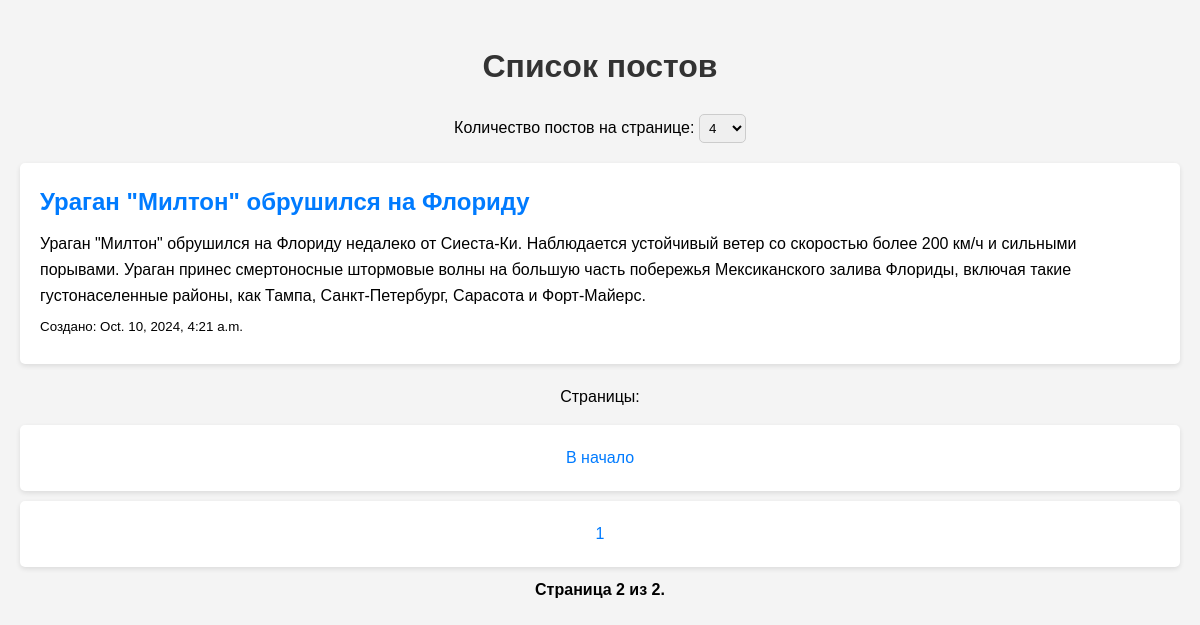
Screenshot of /?page=2&page_size=4 with the database file from the repository.
### pagin/models.py (models this page shows)
class Post(models.Model):
    title = models.CharField(max_length=255)
    content = models.TextField()
    created_at = models.DateTimeField(auto_now_add=True)

### pagin/views.py (the view)
# urls.py: path('', post_list),
def post_list(request):
    posts = Post.objects.all().order_by('-created_at')
    page_size = request.GET.get('page_size', 4)
    paginator = Paginator(posts, page_size)
    page_number = request.GET.get('page')
    page_posts = paginator.get_page(page_number)
    context = {
        'page_posts': page_posts,
        'page_size': page_size
    }
    return render(request, 'post_list.html', context)

### templates/post_list.html (shortened to what this page needs)
<!DOCTYPE html>
{% load static %}
<html lang="en">
<head>
    <link rel="stylesheet" href="{% static 'styles.css' %}">
</head>
<body>
    <h1>Список постов</h1>
    <form method="GET" action="">
        <label for="page_size">Количество постов на странице:</label>
        <select name="page_size" id="page_size" onchange="this.form.submit()">
            <option value="4" {% if page_size == 4 %}selected{% endif %}>4</option>
        </select>
    </form>
    <ul>
        {% for post in page_posts %}
            <li>
                <h2>{{ post.title }}</h2>
                <p>{{ post.content }}</p>
                <p><small>Создано: {{ post.created_at }}</small></p>
            </li>
        {% empty %}
            <p>Нет постов.</p>
        {% endfor %}
    </ul>
    <div class="pagination">
        <span class="step-links">
            <p>Страницы:</p>
            <ul>
                {% if page_posts.has_previous %}
                    <li><a href="?page=1&page_size={{ page_size }}">В начало</a></li>
                    <li><a href="?page={{ page_posts.previous_page_number }}&page_size={{ page_size }}">{{ page_posts.previous_page_number }}</a></li>
                {% endif %}
                <span class="current">
                    Страница {{ page_posts.number }} из {{ page_posts.paginator.num_pages }}.
                </span>
            </ul>
        </span>
    </div>
</body>
</html>

### static/styles.css (style rules this page uses)
body { font-family: Arial, sans-serif; line-height: 1.6; margin: 0; padding: 20px; background-color: #f4f4f4; }
h1 { text-align: center; color: #333; }
ul { list-style-type: none; padding: 0; }
li { background: #fff; margin: 10px 0; padding: 20px; border-radius: 5px; box-shadow: 0 2px 5px rgba(0, 0, 0, 0.1); }
h2 { margin: 0 0 10px; color: #007bff; }
p { margin: 5px 0; }
.pagination { text-align: center; margin: 20px 0; }
.step-links a { margin: 0 5px; text-decoration: none; color: #007bff; }
.current { font-weight: bold; }
form { text-align: center; margin-bottom: 20px; }
select { padding: 5px; border-radius: 5px; border: 1px solid #ccc; }

### rows the page displays
Post: title "Ураган \"Милтон\" обрушился на Флориду", content "Ураган \"Милтон\" обрушился на Флориду недалеко от Сиеста-Ки. Наблюдается устойчивый ветер со скоростью более 200 км/ч и сильными порывами. Ураган принес смертоносные штормовые волны на большую часть побережья Мексиканского залива Флориды, включая такие густонаселенные районы, как Тампа, Санкт-Петербург, Сарасота и Форт-Майерс.", created_at "Oct. 10, 2024, 4:21 a.m."

### other values shown
{{ page_posts.previous_page_number }} "1"
{{ page_posts.number }} "2"
{{ page_posts.paginator.num_pages }} "2"
